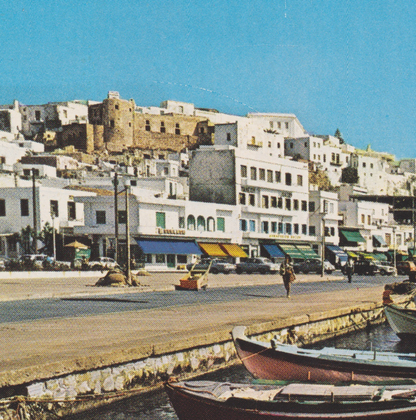
%> input picture salient-points/TestIm1.png, 416 x 420 px, shrunk from 1227 x 1238 before the run
$ octave --eval "result = myDetectHarrisFeatures(imread('TestIm1.png'));"   (GNU Octave 9; MATLAB toolbox functions it lacks are replaced by stand-ins)
%> lines starting %> are read from the running program, lines starting %| are printed output that depends on the picture
function corners = myDetectHarrisFeatures(I)
%MYDETECTHARRISFEATURES searches and locates sallient points in an image
%   @param I the image
    img = rgb2gray(I);
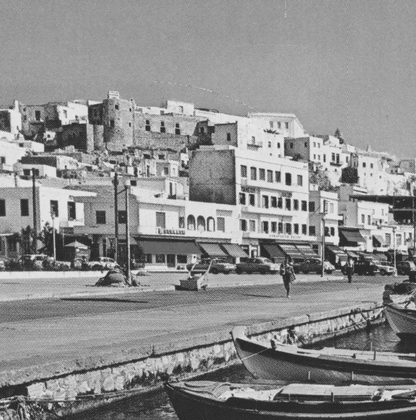
%> img: size 420x416 uint8; min 31, max 240, mean 142.2
    [X, Y] = size(img);
%> X = 420; Y = 416
    dx =[-1 0 1];
    dy = dx';
    Ix = conv2(double(img), dx, 'same');
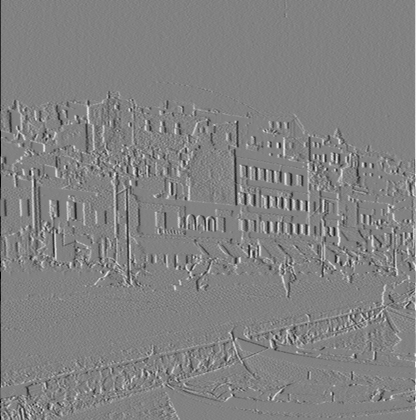
%> Ix: size 420x416 double; min -228, max 219, mean 0; drawn with min black and max white
    Iy = conv2(double(img), dy, 'same');
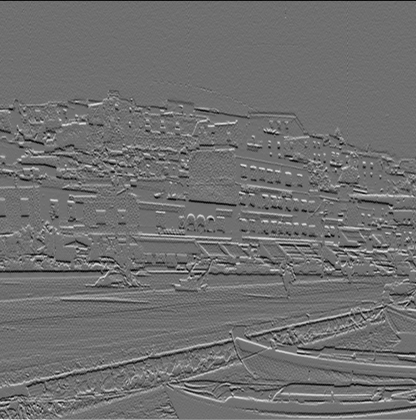
%> Iy: size 420x416 double; min -177, max 226, mean 0.2; drawn with min black and max white
    sigma = 2;
    GaussianMask = fspecial('gaussian', 9, sigma);

    Ix2 = conv2(double(Ix.^2), GaussianMask,'same');
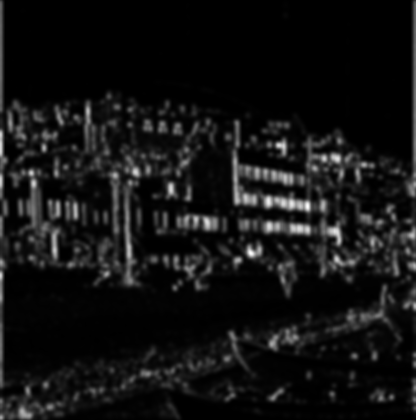
%> Ix2: size 420x416 double; min 2.45, max 12090, mean 910.4; drawn with min black and max white
    Iy2 = conv2(double(Iy.^2), GaussianMask,'same');
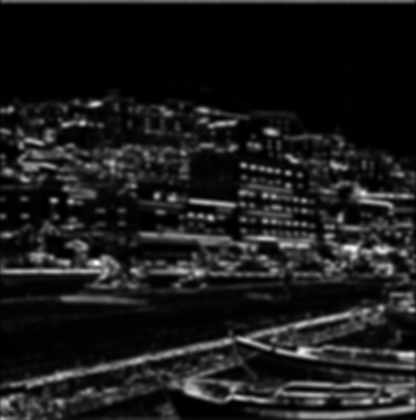
%> Iy2: size 420x416 double; min 3.1, max 11061.3, mean 1226.3; drawn with min black and max white
    Ixy = conv2(double(Ix.*Iy), GaussianMask, 'same');
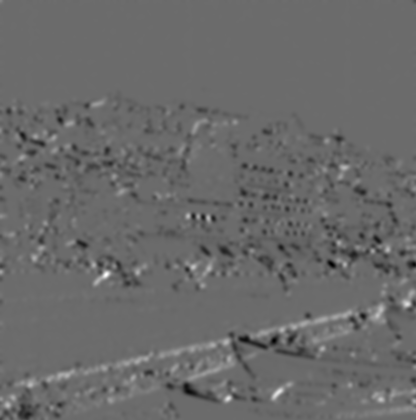
%> Ixy: size 420x416 double; min -4132.5, max 5641.5, mean -62.9; drawn with min black and max white

    k = 0.04;
    Rthres = 1e3;
    LayersOfFilteredImages = cat(3,cat(3,Ix2, Iy2), Ixy);
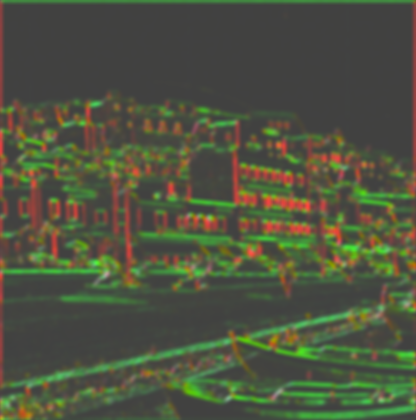
%> LayersOfFilteredImages: size 420x416x3 double; mean R, G, B 910.4, 1226.3, -62.9; drawn with min black and max white
    E = zeros(X,Y);
    corners = [];
    for x = 2:1:X-1
        for y = 2:1:Y-1
            x_sum = sum(Ix2(x-1:x+1, y-1:y+1), 'all');
            y_sum = sum(Iy2(x-1:x+1, y-1:y+1), 'all');
            xy_sum = sum(Ixy(x-1:x+1, y-1:y+1), 'all');
            M = [x_sum xy_sum;xy_sum y_sum];
            E(x, y) = min(eig(M));
            [found_corner, R] = isCorner(M, k, Rthres);
            if found_corner
                corner.location = p;
            end


        end
    end
end
%> (the run ends here)

$ run again, on salient-points/TestIm2.png
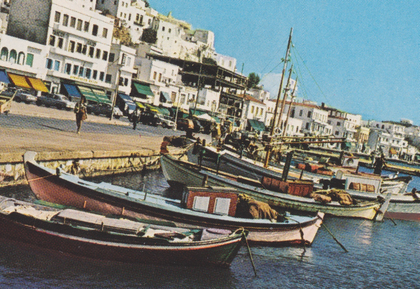
%> input picture salient-points/TestIm2.png, 420 x 289 px, shrunk from 1401 x 965 before the run
%> in myDetectHarrisFeatures, `Ixy = conv2(double(Ix.*Iy), GaussianMask, 'same');`:
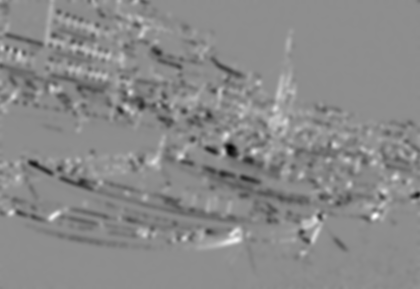
%> Ixy: size 289x420 double; min -6318, max 5026.4, mean -178.4; drawn with min black and max white
%> in myDetectHarrisFeatures, `LayersOfFilteredImages = cat(3,cat(3,Ix2, Iy2), Ixy);`:
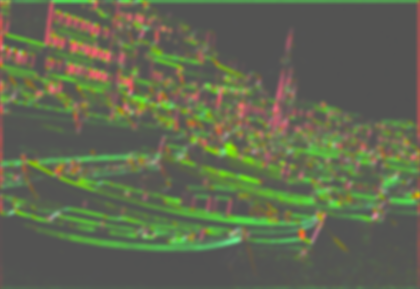
%> LayersOfFilteredImages: size 289x420x3 double; mean R, G, B 1137, 1738.5, -178.4; drawn with min black and max white
